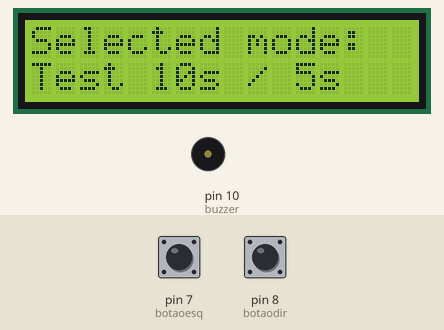
The sketch below on a simulated Arduino Uno, built with avr-gcc and run on an emulated ATmega328P. Shown: 16×2 character LCD, buzzer (waves = sounding, pin HIGH). The test bench sets the inputs (shaded band); at power-on: pin 8 (botaodir) HIGH, pin 7 (botaoesq) HIGH.

Above: at 2.7 s.
2.8 s: pin 8 (botaodir) pulled LOW for 3.2 s
At 4.0 s:
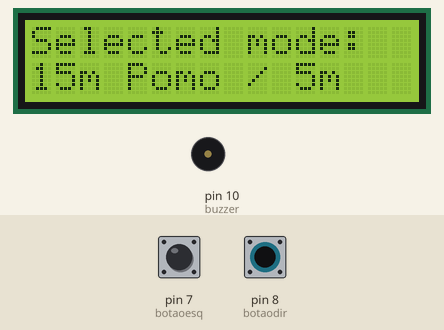
7.5 s: pin 7 (botaoesq) pulled LOW for 0.15 s
At 8.4 s:
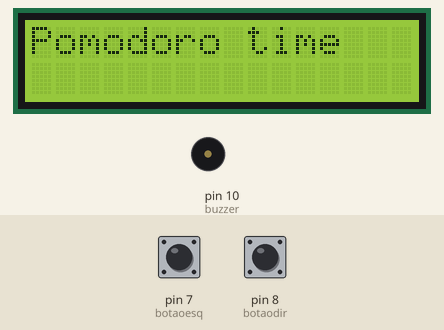
9.1 s: pin 8 (botaodir) pulled LOW for 0.15 s
At 10.2 s:
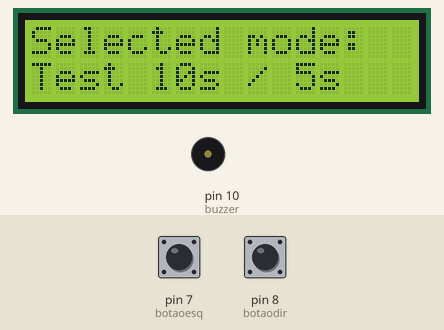
10.7 s: pin 8 (botaodir) pulled LOW for 1 s
At 12.6 s:
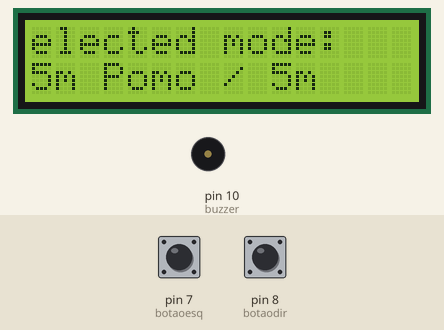
Timing chart, 0 to 14.1 s (numbered marks = the images above; inputs shaded):
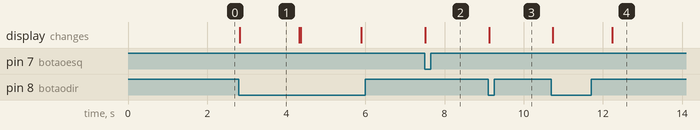

Measured:
- after the input at 2.8 s, the display: changes at once (image 1)
- after the input at 7.5 s, the display: changes at once (image 2)
- after the input at 9.1 s, the display: changes at once (image 3)
- after the input at 10.7 s, the display: first changes at once (image 4 shows a later state)
- what the display in image 1 shows lasts 1.5 s, from 2.8 s to 4.3 s

The sketch:

timer_01.ino
```cpp
//**********PROGRAMAÇÃO PARA O TIMER**********//

//*****Globais*****

#define buzzer 10
#define botaodir 8  // Trocar modo
#define botaoesq 7  // Iniciar Pomodoro

//*****LCD*****

#include <LiquidCrystal_I2C.h>
LiquidCrystal_I2C lcd(0x27, 16, 2);

//*****MILLIS*****

// Para teste: 10 segundos
// Normal: 15min, 30min, 60min

unsigned long temposEstudo[] = { 10 * 1000, 15 * 60 * 1000, 30 * 60 * 1000, 60 * 60 * 1000 };
unsigned long temposPausa[] = { 5 * 1000, 5 * 60 * 1000, 5 * 60 * 1000, 10 * 60 * 1000 };

byte modoAtual = 0;  // 0:0:10/0:05, 1:15/5, 2:30/5, 60/10

unsigned long millisAnterior = 0;
unsigned long duracaoAtual = 0;

bool pomodoroAtivo = false;

//*****Estados*****

enum State { FOCO,
             PARADA };
State estadoAtual = FOCO;

//*****Debounce Botões*****

unsigned long debounceDelay = 50;
unsigned long ultimoCliqueDir = 0;
unsigned long ultimoCliqueEsq = 0;

//--------------------------------

void setup() {
  Serial.begin(9600);

  lcd.init();
  lcd.backlight();
  lcd.clear();

  pinMode(botaoesq, INPUT_PULLUP);
  pinMode(botaodir, INPUT_PULLUP);
  pinMode(buzzer, OUTPUT);

  mostrarModoAtual();
}

//--------------------------------

void loop() {

  unsigned long agora = millis();

  // ---------- Botao direito: Trocar modo ----------
  if (digitalRead(botaodir) == LOW && agora - ultimoCliqueDir > debounceDelay) {
    ultimoCliqueDir = agora;
    modoAtual = (modoAtual + 1) % 4;
    mostrarModoAtual();
  }

  // ---------- Botao esquerdo: Foco ----------
  if (digitalRead(botaoesq) == LOW && agora - ultimoCliqueEsq > debounceDelay) {
    ultimoCliqueEsq = agora;
    if (!pomodoroAtivo) {
      pomodoroAtivo = true;
      estadoAtual = FOCO;
      duracaoAtual = temposEstudo[modoAtual];
      millisAnterior = agora;
      lcd.clear();
      lcd.setCursor(0, 0);
      lcd.print("Pomodoro time");
    }
  }

  // ---------- Timer do Pomodoro ----------
  if (pomodoroAtivo && agora - millisAnterior >= duracaoAtual) {
    millisAnterior = agora;

    if (estadoAtual == FOCO) {
      estadoAtual = PARADA;
      duracaoAtual = temposPausa[modoAtual];
      emitirSomPausa();
      lcd.clear();
      lcd.setCursor(0, 0);
      lcd.print("Break");
    } else {
      estadoAtual = FOCO;
      duracaoAtual = temposEstudo[modoAtual];
      emitirSomFoco();
      lcd.clear();
      lcd.setCursor(0, 0);
      lcd.print("Pomodoro time");
    }
  }
}

//--------------------------------

void mostrarModoAtual() {
  lcd.clear();
  lcd.setCursor(0, 0);
  lcd.print("Selected mode:");
  lcd.setCursor(0, 1);
  switch (modoAtual) {
    case 0:
      lcd.print("Test 10s / 5s");
      delay(1500);
      // lcd.scrollDisplayLeft();
      break;
    case 1:
      lcd.print("15m Pomo / 5m");
      delay(1500);
      lcd.scrollDisplayLeft();
      break;
    case 2:
      lcd.print("30m Pomo / 5m");
      delay(1500);
      // lcd.scrollDisplayLeft();
      break;
    case 3:
      lcd.print("60m Pomo / 10m");
      delay(1500);
      // lcd.scrollDisplayLeft();
      break;
  }
}

//--------------------------------

// Sons não tão chatos

void emitirSomPausa() {
  tone(buzzer, 1000, 200);
  delay(250);
  tone(buzzer, 800, 200);
  delay(250);
  noTone(buzzer);
}

void emitirSomFoco() {
  tone(buzzer, 500, 100);
  delay(150);
  tone(buzzer, 600, 100);
  delay(150);
  tone(buzzer, 700, 100);
  delay(150);
  noTone(buzzer);

  }
```
